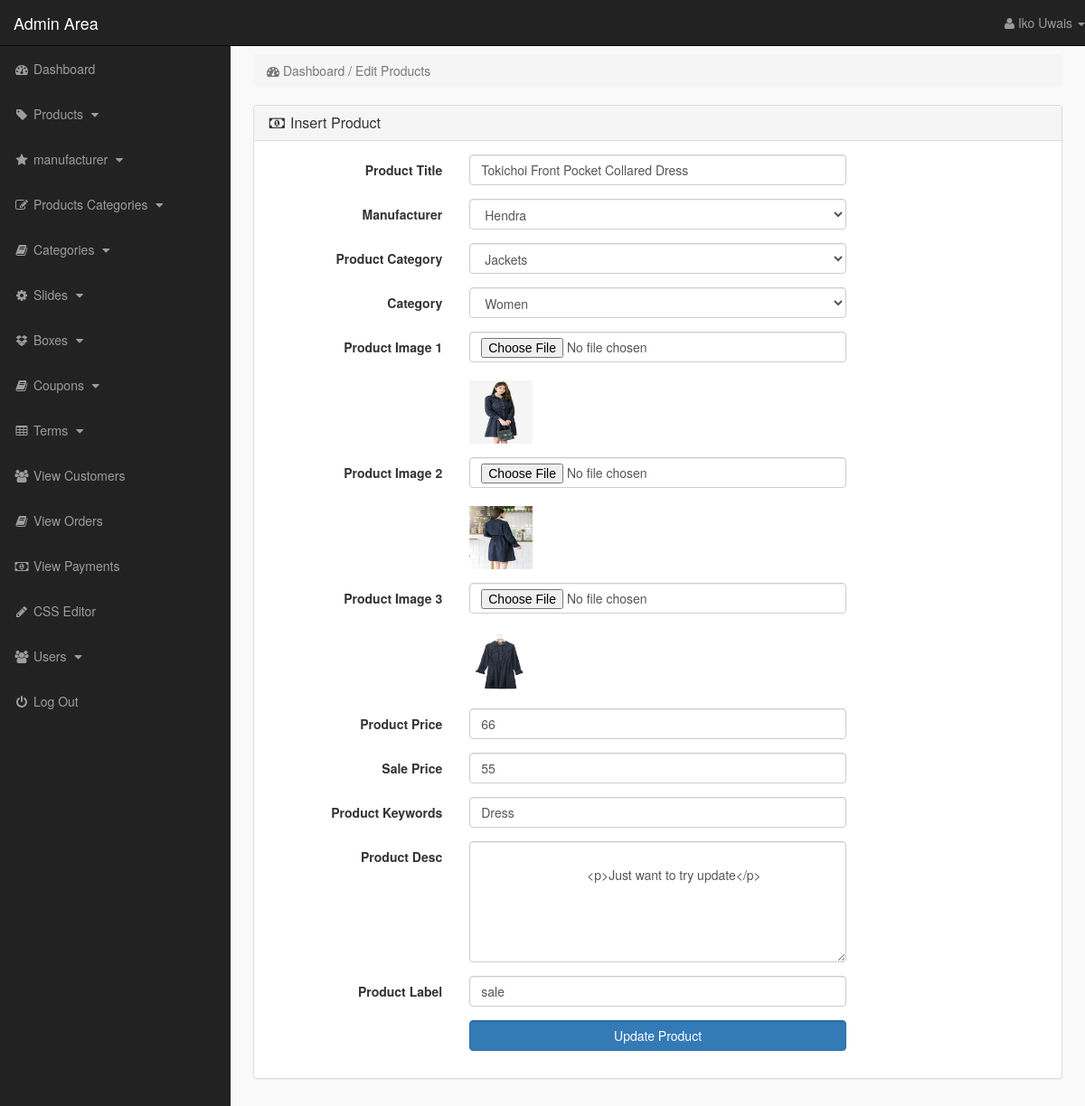
The app's page /M-Dev-Store/admin_area/index.php?edit_product=1 (signed in) with its own data.
### tables this page shows
CREATE TABLE `products` (
  `product_id` int(10) NOT NULL,
  `p_cat_id` int(10) NOT NULL,
  `cat_id` int(10) NOT NULL,
  `manufacturer_id` int(10) NOT NULL,
  `date` timestamp NOT NULL DEFAULT CURRENT_TIMESTAMP ON UPDATE CURRENT_TIMESTAMP,
  `product_title` text NOT NULL,
  `product_url` text NOT NULL,
  `product_img1` text NOT NULL,
  `product_img2` text NOT NULL,
  `product_img3` text NOT NULL,
  `product_price` int(10) DEFAULT NULL,
  `product_keywords` text NOT NULL,
  `product_desc` text NOT NULL,
  `product_label` text NOT NULL,
  `product_sale` int(100) NOT NULL
);

CREATE TABLE `manufacturers` (
  `manufacturer_id` int(10) NOT NULL,
  `manufacturer_title` text NOT NULL,
  `manufacturer_top` text NOT NULL,
  `manufacturer_image` text NOT NULL
);

CREATE TABLE `product_categories` (
  `p_cat_id` int(10) NOT NULL,
  `p_cat_title` text NOT NULL,
  `p_cat_top` text NOT NULL,
  `p_cat_image` text NOT NULL
);

CREATE TABLE `categories` (
  `cat_id` int(10) NOT NULL,
  `cat_title` text NOT NULL,
  `cat_top` text NOT NULL,
  `cat_image` text NOT NULL
);

### M-Dev-Store/admin_area/edit_product.php (the view, shortened to what this page needs)
<?php
    if(!isset($_SESSION['admin_email'])){
        echo "<script>window.open('login.php','_self')</script>";
    }else{
?>
<?php
    if(isset($_GET['edit_product'])){
        $edit_id = $_GET['edit_product'];
        $get_p = "select * from products where product_id='$edit_id'";
        $run_edit = mysqli_query($con,$get_p);
        $row_edit = mysqli_fetch_array($run_edit);
        $p_title = $row_edit['product_title'];
        $p_cat = $row_edit['p_cat_id'];
        $cat = $row_edit['cat_id'];
        $m_id = $row_edit['manufacturer_id'];
        $p_image1 = $row_edit['product_img1'];
        $p_image2 = $row_edit['product_img2'];
        $p_image3 = $row_edit['product_img3'];
        $p_price = $row_edit['product_price'];
        $p_sale = $row_edit['product_sale'];
        $p_keywords = $row_edit['product_keywords'];
        $p_desc = $row_edit['product_desc'];
        $p_label = $row_edit['product_label'];
    }
        $get_manufacturer = "select * from manufacturers where manufacturer_id='$m_id'";
        $run_manufacturer = mysqli_query($con,$get_manufacturer);
        $row_manufacturer = mysqli_fetch_array($run_manufacturer);
        $manufacturer_id = $row_manufacturer['manufacturer_id'];
        $manufacturer_title = $row_manufacturer['manufacturer_title'];
        $get_p_cat = "select * from product_categories where p_cat_id='$p_cat'";
        $run_p_cat = mysqli_query($con,$get_p_cat);
        $row_p_cat = mysqli_fetch_array($run_p_cat);
        $p_cat_title = $row_p_cat['p_cat_title'];
        $get_cat = "select * from categories where cat_id='$cat'";
        $run_cat = mysqli_query($con,$get_cat);
        $row_cat = mysqli_fetch_array($run_cat);
        $cat_title = $row_cat['cat_title'];
?>
<!DOCTYPE html>
<html lang="en">
<head>
</head>
<body>
<div class="row">
    <div class="col-lg-12">
        <ol class="breadcrumb">
            <li class="active">
                <i class="fa fa-dashboard"></i> Dashboard / Edit Products
            </li>
        </ol>
    </div>
</div>
<div class="row">
    <div class="col-lg-12">
        <div class="panel panel-default">
           <div class="panel-heading">
               <h3 class="panel-title">
                   <i class="fa fa-money fa-fw"></i> Insert Product
               </h3>
           </div>
           <div class="panel-body">
               <form method="post" class="form-horizontal" enctype="multipart/form-data">
                   <div class="form-group">
                      <label class="col-md-3 control-label"> Product Title </label>
                      <div class="col-md-6">
                          <input name="product_title" type="text" class="form-control" required value="<?php echo $p_title; ?>">
                      </div>
                   </div>
                   <div class="form-group">
                      <label class="col-md-3 control-label"> Manufacturer </label>
                      <div class="col-md-6">
                          <select name="manufacturer" class="form-control">
                              <option selected value="<?php echo $manufacturer_id; ?>"> <?php echo $manufacturer_title; ?> </option>
                          </select>
                      </div>
                   </div>
                   <div class="form-group">
                      <label class="col-md-3 control-label"> Product Category </label>
                      <div class="col-md-6">
                          <select name="product_cat" class="form-control">
                              <option value="<?php echo $p_cat; ?>"> <?php echo $p_cat_title; ?> </option>
                          </select>
                      </div>
                   </div>
                   <div class="form-group">
                      <label class="col-md-3 control-label"> Category </label>
                      <div class="col-md-6">
                          <select name="cat" class="form-control">
                              <option value="<?php echo $cat; ?>"> <?php echo $cat_title; ?> </option>
                          </select>
                      </div>
                   </div>
                   <div class="form-group">
                      <label class="col-md-3 control-label"> Product Image 1 </label>
                      <div class="col-md-6">
                          <input name="product_img1" type="file" class="form-control">
                          <br>
                          <img width="70" height="70" src="product_images/<?php echo $p_image1; ?>" alt="<?php echo $p_image1; ?>">
                      </div>
                   </div>
                   <div class="form-group">
                      <label class="col-md-3 control-label"> Product Image 2 </label>
                      <div class="col-md-6">
                          <input name="product_img2" type="file" class="form-control">
                          <br>
                          <img width="70" height="70" src="product_images/<?php echo $p_image2; ?>" alt="<?php echo $p_image2; ?>">
                      </div>
                   </div>
                   <div class="form-group">
                      <label class="col-md-3 control-label"> Product Image 3 </label>
                      <div class="col-md-6">
                          <input name="product_img3" type="file" class="form-control form-height-custom">
                          <br>
                          <img width="70" height="70" src="product_images/<?php echo $p_image3; ?>" alt="<?php echo $p_image3; ?>">
                      </div>
                   </div>
                   <div class="form-group">
                      <label class="col-md-3 control-label"> Product Price </label>
                      <div class="col-md-6">
                          <input name="product_price" type="text" class="form-control" required value="<?php echo $p_price; ?>">
                      </div>
                   </div>
                   <div class="form-group">
                      <label class="col-md-3 control-label"> Sale Price </label>
                      <div class="col-md-6">
                          <input name="product_sale" type="text" class="form-control" required value="<?php echo $p_sale; ?>">
                      </div>
                   </div>
                   <div class="form-group">
                      <label class="col-md-3 control-label"> Product Keywords </label>
                      <div class="col-md-6">
                          <input name="product_keywords" type="text" class="form-control" required value="<?php echo $p_keywords; ?>">
                      </div>
                   </div>
                   <div class="form-group">
                      <label class="col-md-3 control-label"> Product Desc </label>
                      <div class="col-md-6">
                          <textarea name="product_desc" cols="19" rows="6" class="form-control">
                              <?php echo $p_desc; ?>
                          </textarea>
                      </div>
                   </div>
                   <div class="form-group">
                      <label class="col-md-3 control-label"> Product Label </label>
                      <div class="col-md-6">
                          <input name="product_label" type="text" class="form-control" required value="<?php echo $p_label; ?>">
                      </div>
                   </div>
                   <div class="form-group">
                      <label class="col-md-3 control-label"></label>
                      <div class="col-md-6">
                          <input name="update" value="Update Product" type="submit" class="btn btn-primary form-control">
                      </div>
                   </div>
               </form>
           </div>
        </div>
    </div>
</div>
</body>
</html>
<?php } ?>

### M-Dev-Store/admin_area/includes/sidebar.php (shortened to what this page needs)
<?php
    if(!isset($_SESSION['admin_email'])){
        echo "<script>window.open('login.php','_self')</script>";
    }else{
?>
<nav class="navbar navbar-inverse navbar-fixed-top">
    <div class="navbar-header">
        <a href="index.php?dashboard" class="navbar-brand">Admin Area</a>
    </div>
    <ul class="nav navbar-right top-nav">
        <li class="dropdown">
            <a href="#" class="dropdown-toggle" data-toggle="dropdown">
                <i class="fa fa-user"></i> <?php echo $admin_name;  ?> <b class="caret"></b>
            </a>
        </li>
    </ul>
    <div class="collapse navbar-collapse navbar-ex1-collapse">
        <ul class="nav navbar-nav side-nav">
            <li>
                <a href="index.php?dashboard">
                        <i class="fa fa-fw fa-dashboard"></i> Dashboard
                </a>
            </li>
            <li>
                <a href="#" data-toggle="collapse" data-target="#products">
                        <i class="fa fa-fw fa-tag"></i> Products
                        <i class="fa fa-fw fa-caret-down"></i>
                </a>
            </li>
            <li>
                <a href="#" data-toggle="collapse" data-target="#manufacturer">
                        <i class="fa fa-fw fa-star"></i> manufacturer
                        <i class="fa fa-fw fa-caret-down"></i>
                </a>
            </li>
            <li>
                <a href="#" data-toggle="collapse" data-target="#p_cat">
                        <i class="fa fa-fw fa-edit"></i> Products Categories
                        <i class="fa fa-fw fa-caret-down"></i>
                </a>
            </li>
            <li>
                <a href="#" data-toggle="collapse" data-target="#cat">
                        <i class="fa fa-fw fa-book"></i> Categories
                        <i class="fa fa-fw fa-caret-down"></i>
                </a>
            </li>
            <li>
                <a href="#" data-toggle="collapse" data-target="#slides">
                        <i class="fa fa-fw fa-gear"></i> Slides
                        <i class="fa fa-fw fa-caret-down"></i>
                </a>
            </li>
            <li>
                <a href="#" data-toggle="collapse" data-target="#boxes">
                        <i class="fa fa-fw fa-dropbox"></i> Boxes
                        <i class="fa fa-fw fa-caret-down"></i>
                </a>
            </li>
            <li>
                <a href="#" data-toggle="collapse" data-target="#coupon">
                        <i class="fa fa-fw fa-book"></i> Coupons
                        <i class="fa fa-fw fa-caret-down"></i>
                </a>
            </li>
            <li>
                <a href="#" data-toggle="collapse" data-target="#terms">
                        <i class="fa fa-fw fa-table"></i> Terms
                        <i class="fa fa-fw fa-caret-down"></i>
                </a>
            </li>
            <li>
                <a href="index.php?view_customers">
                    <i class="fa fa-fw fa-users"></i> View Customers
                </a>
            </li>
            <li>
                <a href="index.php?view_orders">
                    <i class="fa fa-fw fa-book"></i> View Orders
                </a>
            </li>
            <li>
                <a href="index.php?view_payments">
                    <i class="fa fa-fw fa-money"></i> View Payments
                </a>
            </li>
            <li>
                <a href="index.php?edit_css">
                    <i class="fa fa-fw fa-pencil"></i> CSS Editor
                </a>
            </li>
            <li>
                <a href="#" data-toggle="collapse" data-target="#users">
                        <i class="fa fa-fw fa-users"></i> Users
                        <i class="fa fa-fw fa-caret-down"></i>
                </a>
            </li>
            <li>
                <a href="logout.php">
                    <i class="fa fa-fw fa-power-off"></i> Log Out
                </a>
            </li>
        </ul>
    </div>
</nav>
<?php } ?>

### M-Dev-Store/admin_area/css/style.css (style rules this page uses)
body { margin-top: 100px; }
@media (min-width: 768px) { body { margin-top: 50px; } }
.top-nav { 0 15px; }
.top-nav>li { float: left; display: inline-block; }
.top-nav>li>a { color: #999999; line-height: 20px; padding-top: 15px; padding-bottom: 15px; }
@media (min-width: 768px) { .side-nav { position: fixed; top: 51px; bottom: 0; width: 255px; overflow-y: auto; overflow-x: hidden; background-color: #222222; padding-bottom: 40px; border-radius: 0; } }
@media (min-width: 768px) { .side-nav>li>a { width: 255px; } }
.panel-body { border-radius: 5px; }

### records on screen
products: product_title "Tokichoi Front Pocket Collared Dress", product_img1 (picture), product_img2 (picture), product_img3 (picture), product_price "66", product_sale "55", product_keywords "Dress", product_desc "<p>Just want to try update</p>", product_label "sale"
manufacturers: manufacturer "Hendra"
product_categories: product_cat "Jackets"
categories: cat "Women"

### other values on screen
$admin_name "Iko Uwais"
